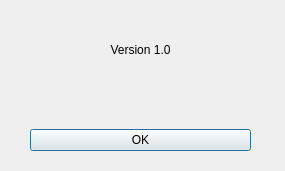
<?xml version="1.0" encoding="UTF-8"?>
<ui version="4.0">
 <class>VersionDialog</class>
 <widget class="QDialog" name="VersionDialog">
  <property name="windowModality">
   <enum>Qt::WindowModal</enum>
  </property>
  <property name="geometry">
   <rect>
    <x>0</x>
    <y>0</y>
    <width>285</width>
    <height>171</height>
   </rect>
  </property>
  <property name="windowTitle">
   <string>Version</string>
  </property>
  <widget class="QWidget" name="">
   <property name="geometry">
    <rect>
     <x>30</x>
     <y>20</y>
     <width>221</width>
     <height>131</height>
    </rect>
   </property>
   <layout class="QVBoxLayout" name="verticalLayout">
    <item>
     <widget class="QLabel" name="Versionlabel">
      <property name="text">
       <string>Version 1.0</string>
      </property>
      <property name="alignment">
       <set>Qt::AlignCenter</set>
      </property>
     </widget>
    </item>
    <item>
     <spacer name="verticalSpacer">
      <property name="orientation">
       <enum>Qt::Vertical</enum>
      </property>
      <property name="sizeType">
       <enum>QSizePolicy::Fixed</enum>
      </property>
      <property name="sizeHint" stdset="0">
       <size>
        <width>20</width>
        <height>43</height>
       </size>
      </property>
     </spacer>
    </item>
    <item>
     <widget class="QPushButton" name="validerVersion">
      <property name="text">
       <string>OK</string>
      </property>
     </widget>
    </item>
   </layout>
  </widget>
 </widget>
 <resources/>
 <connections>
  <connection>
   <sender>validerVersion</sender>
   <signal>clicked()</signal>
   <receiver>VersionDialog</receiver>
   <slot>reject()</slot>
   <hints>
    <hint type="sourcelabel">
     <x>225</x>
     <y>206</y>
    </hint>
    <hint type="destinationlabel">
     <x>199</x>
     <y>149</y>
    </hint>
   </hints>
  </connection>
 </connections>
</ui>
